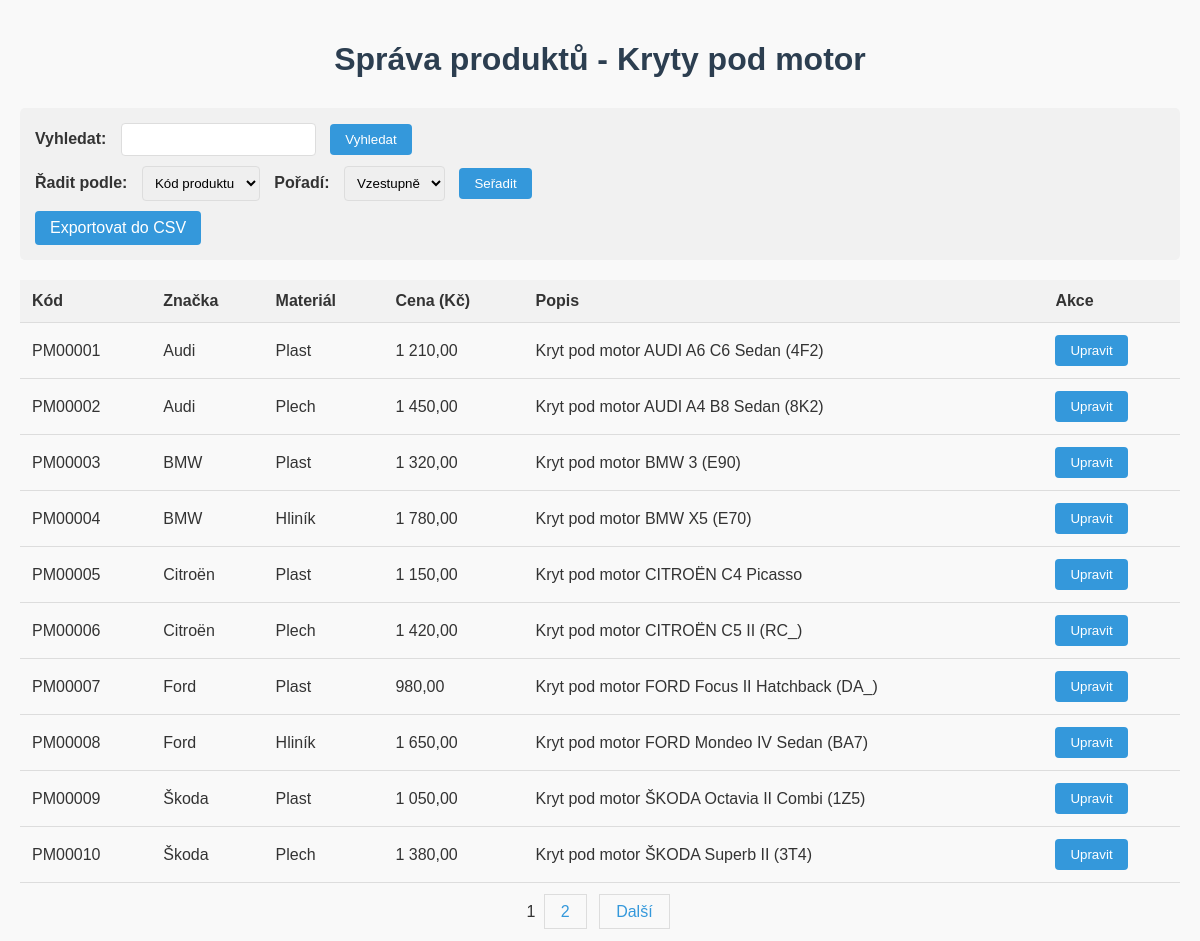
The page / on the database its author committed.
### tables this page shows
CREATE TABLE IF NOT EXISTS produkty (
    id INT AUTO_INCREMENT PRIMARY KEY,
    kod VARCHAR(10) NOT NULL,
    znacka_id INT NOT NULL,
    material_id INT NOT NULL,
    cena DECIMAL(10, 2) NOT NULL,
    popis TEXT,
    vytvoreno TIMESTAMP DEFAULT CURRENT_TIMESTAMP,
    FOREIGN KEY (znacka_id) REFERENCES znacka(id) ON DELETE CASCADE,
    FOREIGN KEY (material_id) REFERENCES material(id) ON DELETE CASCADE
);

CREATE TABLE IF NOT EXISTS znacka (
    id INT AUTO_INCREMENT PRIMARY KEY,
    nazev VARCHAR(100) NOT NULL
);

CREATE TABLE IF NOT EXISTS material (
    id INT AUTO_INCREMENT PRIMARY KEY,
    nazev VARCHAR(100) NOT NULL
);

### php/crud_operations.php (called while the page is built, shortened)
<?php
function getTotalProducts($conn, $filter) {
    $sql = "SELECT COUNT(*) as total FROM produkty
            JOIN znacka ON produkty.znacka_id = znacka.id
            JOIN material ON produkty.material_id = material.id";
    $result = $conn->query($sql);
    $row = $result->fetch_assoc();
    return $row['total'];
}
function fetchProducts($conn, $limit, $offset, $sort, $filter) {
    $sql = "SELECT produkty.id, produkty.kod, znacka.nazev AS znacka, material.nazev AS material, produkty.cena, produkty.popis FROM produkty
            JOIN znacka ON produkty.znacka_id = znacka.id
            JOIN material ON produkty.material_id = material.id";
    if ($sort) {
        $sql .= " ORDER BY $sort";
    }
    $sql .= " LIMIT $limit OFFSET $offset";
    $result = $conn->query($sql);
    $products = [];
    if ($result && $result->num_rows > 0) {
        while($row = $result->fetch_assoc()) {
            $products[] = $row;
        }
    }
    return $products;
}
?>

### index.php (the view, shortened to what this page needs)
<?php
require_once 'php/db_connection.php';
require_once 'php/crud_operations.php';
$page = isset($_GET['page']) ? (int)$_GET['page'] : 1;
$limit = 10;
$offset = ($page - 1) * $limit;
$sort = isset($_GET['sort']) ? $_GET['sort'] : 'produkty.id';
$order = isset($_GET['order']) ? $_GET['order'] : 'ASC';
$filter = isset($_GET['filter']) ? $_GET['filter'] : '';
$total_products = getTotalProducts($conn, $filter);
$total_pages = ceil($total_products / $limit);
$products = fetchProducts($conn, $limit, $offset, "$sort $order", $filter);
?>
<!DOCTYPE html>
<html lang="cs">
<head>
    <link rel="stylesheet" href="css/style.css">
</head>
<body>
    <h1>Správa produktů - Kryty pod motor</h1>
    <div class="controls">
        <form method="GET" action="">
                    <div class="filter-section">
                <label for="filter">Vyhledat:</label>
                <input type="text" id="filter" name="filter" value="<?php echo htmlspecialchars($filter); ?>">
                <button type="submit">Vyhledat</button>
            </div>
            <div class="sort-section">
                <label for="sort">Řadit podle:</label>
                <select id="sort" name="sort">
                    <option value="produkty.kod" <?php echo $sort == 'produkty.kod' ? 'selected' : ''; ?>>Kód produktu</option>
                </select>
                <label for="order">Pořadí:</label>
                <select id="order" name="order">
                    <option value="ASC" <?php echo $order == 'ASC' ? 'selected' : ''; ?>>Vzestupně</option>
                </select>
                <button type="submit">Seřadit</button>
            </div>
        </form>
        <a href="php/export.php?export=1&sort=<?php echo urlencode($sort); ?>&order=<?php echo urlencode($order); ?>&filter=<?php echo urlencode($filter); ?>" class="export-btn">Exportovat do CSV</a>
    </div>
    <div id="product-table">
        <table>
            <thead>
                <tr>
                    <th>Kód</th>
                    <th>Značka</th>
                    <th>Materiál</th>
                    <th>Cena (Kč)</th>
                    <th>Popis</th>
                    <th>Akce</th>
                </tr>
            </thead>
            <tbody>
                <?php foreach ($products as $product): ?>
                <tr data-id="<?php echo $product['id']; ?>">
                    <td><?php echo htmlspecialchars($product['kod']); ?></td>
                    <td><?php echo htmlspecialchars($product['znacka']); ?></td>
                    <td><?php echo htmlspecialchars($product['material']); ?></td>
                    <td><?php echo number_format($product['cena'], 2, ',', ' '); ?></td>
                    <td><?php echo htmlspecialchars($product['popis']); ?></td>
                    <td>
                        <button class="edit-btn" data-id="<?php echo $product['id']; ?>">Upravit</button>
                    </td>
                </tr>
                <?php endforeach; ?>
            </tbody>
        </table>
    </div>
    <div class="pagination">
        <?php for ($i = 1; $i <= $total_pages; $i++): ?>
            <?php if ($i == $page): ?>
                <span class="current-page"><?php echo $i; ?></span>
            <?php else: ?>
                <a href="?page=<?php echo $i; ?>&sort=<?php echo urlencode($sort); ?>&order=<?php echo urlencode($order); ?>&filter=<?php echo urlencode($filter); ?>"><?php echo $i; ?></a>
            <?php endif; ?>
        <?php endfor; ?>
        <?php if ($page < $total_pages): ?>
            <a href="?page=<?php echo $page + 1; ?>&sort=<?php echo urlencode($sort); ?>&order=<?php echo urlencode($order); ?>&filter=<?php echo urlencode($filter); ?>">Další</a>
        <?php endif; ?>
    </div>
</body>
</html>

### css/style.css (style rules this page uses)
body { font-family: Arial, sans-serif; margin: 0; padding: 20px; background-color: #f9f9f9; color: #333; }
h1 { text-align: center; color: #2c3e50; margin-bottom: 30px; }
.controls { margin-bottom: 20px; padding: 15px; background-color: #f1f1f1; border-radius: 5px; }
.filter-section, .sort-section { margin-bottom: 10px; }
label { margin-right: 10px; font-weight: bold; }
input[type="text"], select { padding: 8px; border: 1px solid #ddd; border-radius: 4px; margin-right: 10px; }
button, .edit-btn, .export-btn { background-color: #3498db; color: white; border: none; padding: 8px 15px; border-radius: 4px; cursor: pointer; transition: background-color 0.3s; text-decoration: none; display: inline-block; }
table { width: 100%; border-collapse: collapse; margin-top: 20px; }
th, td { padding: 12px; text-align: left; border-bottom: 1px solid #ddd; }
th { background-color: #f2f2f2; font-weight: bold; }
.pagination { margin-top: 20px; text-align: center; }
.pagination a { color: #3498db; padding: 8px 16px; text-decoration: none; transition: background-color 0.3s; border: 1px solid #ddd; margin: 0 4px; }

### rows shown on the page
produkty: kod "PM00001", znacka.nazev "Audi", material.nazev "Plast", cena "1 210,00", popis "Kryt pod motor AUDI A6 C6 Sedan (4F2)"
produkty: kod "PM00002", znacka.nazev "Audi", material.nazev "Plech", cena "1 450,00", popis "Kryt pod motor AUDI A4 B8 Sedan (8K2)"
produkty: kod "PM00003", znacka.nazev "BMW", material.nazev "Plast", cena "1 320,00", popis "Kryt pod motor BMW 3 (E90)"
produkty: kod "PM00004", znacka.nazev "BMW", material.nazev "Hliník", cena "1 780,00", popis "Kryt pod motor BMW X5 (E70)"
produkty: kod "PM00005", znacka.nazev "Citroën", material.nazev "Plast", cena "1 150,00", popis "Kryt pod motor CITROËN C4 Picasso"
produkty: kod "PM00006", znacka.nazev "Citroën", material.nazev "Plech", cena "1 420,00", popis "Kryt pod motor CITROËN C5 II (RC_)"
produkty: kod "PM00007", znacka.nazev "Ford", material.nazev "Plast", cena "980,00", popis "Kryt pod motor FORD Focus II Hatchback (DA_)"
produkty: kod "PM00008", znacka.nazev "Ford", material.nazev "Hliník", cena "1 650,00", popis "Kryt pod motor FORD Mondeo IV Sedan (BA7)"
produkty: kod "PM00009", znacka.nazev "Škoda", material.nazev "Plast", cena "1 050,00", popis "Kryt pod motor ŠKODA Octavia II Combi (1Z5)"
produkty: kod "PM00010", znacka.nazev "Škoda", material.nazev "Plech", cena "1 380,00", popis "Kryt pod motor ŠKODA Superb II (3T4)"
